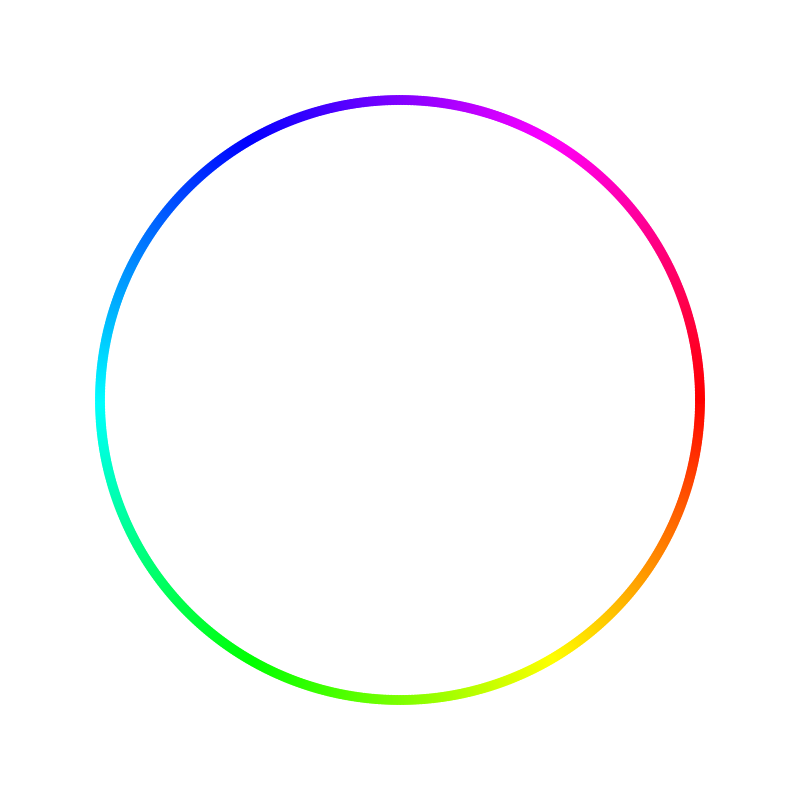
Frame 1 (no input)
Frame 60 (the mouse pressed at the canvas centre just before this capture): identical to frame 1, image omitted
Frame 120 (the mouse held since frame 60 and released just before this capture): identical to frame 1, image omitted

The Processing sketch that drew this single still picture (run headless with seeded random() and noise(); from frame 60 on, the mouse is pressed at the canvas centre):

// Processing sketch: HSBCircleGradient
// ── HSBCircleGradient.pde
void setup(){
  size(800, 800);
  colorMode(HSB);
}

void draw(){
  background(255);
  for(float angle = 0; angle<TWO_PI; angle+=0.01){
    float x = width/2 + 300*cos(angle);
    float y = height/2 + 300*sin(angle);
    noStroke(); fill(angle/TWO_PI*255, 255, 255);
    circle(x,y,10);
  }
}
